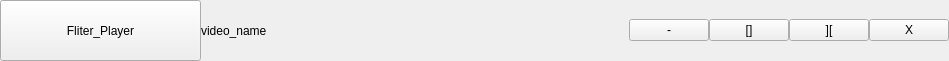
<?xml version="1.0" encoding="UTF-8"?>
<ui version="4.0">
 <class>TitleBar</class>
 <widget class="QWidget" name="TitleBar">
  <property name="geometry">
   <rect>
    <x>0</x>
    <y>0</y>
    <width>949</width>
    <height>61</height>
   </rect>
  </property>
  <property name="windowTitle">
   <string>Form</string>
  </property>
  <layout class="QHBoxLayout" name="horizontalLayout">
   <property name="spacing">
    <number>0</number>
   </property>
   <property name="leftMargin">
    <number>0</number>
   </property>
   <property name="topMargin">
    <number>0</number>
   </property>
   <property name="rightMargin">
    <number>0</number>
   </property>
   <property name="bottomMargin">
    <number>0</number>
   </property>
   <item>
    <widget class="QPushButton" name="menu">
     <property name="minimumSize">
      <size>
       <width>201</width>
       <height>61</height>
      </size>
     </property>
     <property name="maximumSize">
      <size>
       <width>201</width>
       <height>16777215</height>
      </size>
     </property>
     <property name="text">
      <string>Fliter_Player</string>
     </property>
    </widget>
   </item>
   <item>
    <widget class="QLabel" name="label">
     <property name="minimumSize">
      <size>
       <width>130</width>
       <height>0</height>
      </size>
     </property>
     <property name="text">
      <string>video_name</string>
     </property>
    </widget>
   </item>
   <item>
    <spacer name="horizontalSpacer">
     <property name="orientation">
      <enum>Qt::Horizontal</enum>
     </property>
     <property name="sizeHint" stdset="0">
      <size>
       <width>40</width>
       <height>20</height>
      </size>
     </property>
    </spacer>
   </item>
   <item>
    <widget class="QPushButton" name="min">
     <property name="text">
      <string>-</string>
     </property>
    </widget>
   </item>
   <item>
    <widget class="QPushButton" name="max">
     <property name="text">
      <string>[]</string>
     </property>
    </widget>
   </item>
   <item>
    <widget class="QPushButton" name="fullScreen">
     <property name="text">
      <string>][</string>
     </property>
    </widget>
   </item>
   <item>
    <widget class="QPushButton" name="close">
     <property name="text">
      <string>X</string>
     </property>
    </widget>
   </item>
  </layout>
 </widget>
 <resources/>
 <connections/>
</ui>
